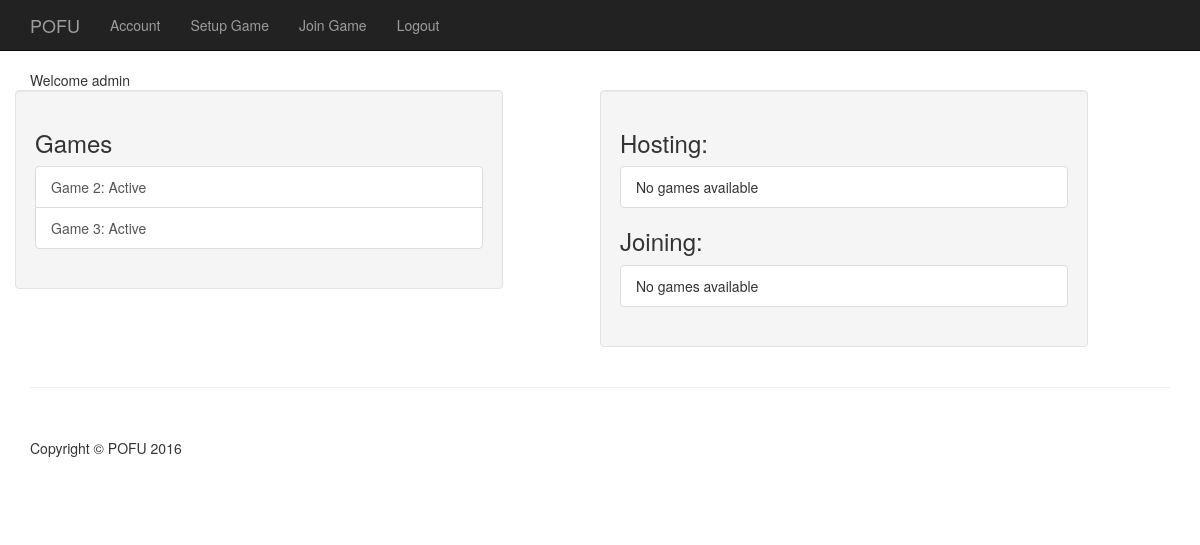
Page /users/home (signed in) on the committed database.
### game/models.py (models this page shows, shortened)
class Game(models.Model):
    status = models.CharField(max_length=1, default='A', choices=GAME_STATUS)
    title = models.CharField(max_length=50, blank=True)
    host = models.ForeignKey(User)
    deck = Deck()
    turn = models.IntegerField(default=0)
    objects = GamesManager()
    def __str__(self):
        return "Game " + str(self.id)

### users/views.py (the view)
@login_required
def home(request):
    my_games = Game.objects.games_for_user(request.user)
    joining = Setup.objects.setups_for_user(request.user)
    hosting = Setup.objects.filter(host=request.user)
    context = {'my_games': my_games,
               'joining': joining,
               'hosting': hosting}
    return render(request, 'users/home.html', context)

### game/models.py (called while the page is built)
    def games_for_user(self, user):
        return super(GamesManager, self).get_queryset().filter(
            models.Q(player__user_id=user.id))

    def setups_for_user(self, user):
        return super(SetupManager, self).get_queryset().filter(
            models.Q(invitation__user_id=user.id))

### users/templates/users/home.html
{% extends 'base.html' %}
{% block content %}
<div class="row">
    <div class="col-md-12" id="header">
        Welcome {{ user.username }}
    </div>
    <div class="well col-md-5">
        {% include "game/game_list_snippet.html" with header="Games" game_list=my_games %}
    </div>
    <div class="well col-md-5 col-md-push-1">
        <div>
            <h3 class="panel-header">Hosting:</h3>
            <div class="list-group">
                {% for game in hosting %}
                    <div class="col-md-12">
                        <div class="col-md-9">
                            <a class="list-group-item" href="#">
                                Created: {{ game.timestamp }}<br>
                                Players: {{ game.joined }}/{{ game.num_players }}<br>
                                Message: {{ game.message }}
                            </a>
                        </div>
                        <div class="col-md-3">
                            <a href="{% url 'game:delete' pk=game.id %}" class="btn btn-danger" role="button">Delete</a>
                        </div>
                    </div>
                {% empty %}
                    <span class="list-group-item">No games available</span>
                {% endfor %}
            </div>
            <h3 class="panel-header">Joining:</h3>
            <div class="list-group">
                {% for game in joining %}
                    <div class="col-md-12">
                        <div class="col-md-9">
                            <a class="list-group-item" href="#">
                                Host: {{ game.host }} <br>
                                Created: {{ game.timestamp }}<br>
                                Players: {{ game.joined }}/{{ game.num_players }}<br>
                                Message: {{ game.message }}
                            </a>
                        </div>
                        <div class="col-md-3">
                            <a href="{% url 'game:leave' pk=game.id %}" class="btn btn-danger" role="button">Leave</a>
                        </div>
                    </div>
                {% empty %}
                    <span class="list-group-item">No games available</span>
                {% endfor %}
            </div>
        </div>
    </div>
</div>
{% endblock content %}

### game/templates/game/game_list_snippet.html
<h3 class="panel-header">{{ header }}</h3>
<div class="list-group">
    {% for game in game_list %}
        <a class="list-group-item" href="{% url 'game:display' pk=game.id %}">
            {{ game }}: {{ game.get_status_display }}
        </a>
    {% empty %}
        <span class="list-group-item">No games available</span>
    {% endfor %}
</div>

### static/css/main.css (style rules this page uses)
body { padding-top: 70px; }

### rows in the picture
Game: id "Game 2", status "Active"
Game: id "Game 3", status "Active"

### other values in the picture
{{ user.username }} "admin"
{{ header }} "Games"
